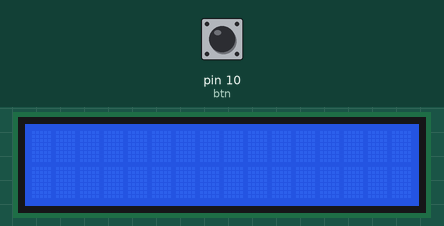
A sketch run on a simulated Arduino Uno, built with avr-gcc and run on an emulated ATmega328P. Shown: 16×2 character LCD. The inputs (shaded band) are chosen by the test bench; at power-on: pin 10 (btn) LOW.

Above: at 1.2 s.
1.3 s: pin 10 (btn) pulled HIGH for 0.15 s
At 2.6 s:
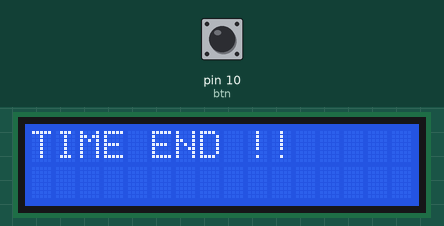
3.0 s: pin 10 (btn) pulled HIGH for 3.2 s
At 3.53 s:
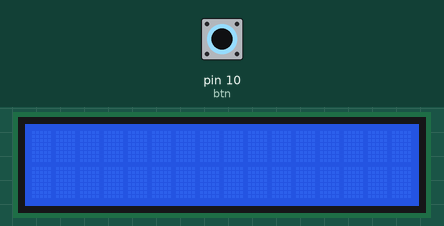
Timing chart, 0 to 6.0 s (numbered marks = the images above; inputs shaded):
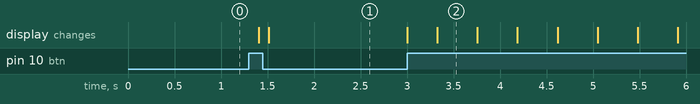

Measured:
- after the input at 1.3 s, the display: changes after 0.11 s (image 1)
- after the input at 3.0 s, the display: changes at once (image 2)
- what the display in image 2 shows lasts 0.5 s, from 3.3 s to 3.8 s

The sketch:

serialtolcd.ino
```cpp
/*
code: timer with lcd
author : nishant soni

*/
#include <LiquidCrystal.h>
const int rs = 9, en = 8, d4 = 4, d5 = 5, d6 = 6, d7 = 7;
LiquidCrystal lcd(rs, en, d4, d5, d6, d7);
int ti = 100;
int data = 0;
int btn = 10;

void wait(int a) {
  float time = 0;
  for (int i = 1; i <= a; i++) {
    delay(1);
    if (i % 500 == 0) {
      time += 0.5;
      lcd.clear();
      lcd.print(time);
    }
  }
}

void setup() {
  pinMode(btn, INPUT);
  lcd.begin(16, 2);
  Serial.begin(9600);
}

void loop() {
  int bstate = digitalRead(btn);

  while (Serial.available() > 0) {
    int data = (int)Serial.parseInt();
    if (data > 1000) {
      ti = data;
      lcd.clear();
      lcd.print("timer in ms: ");
      lcd.setCursor(0, 1);
      lcd.print(ti);
      delay(2000);
      lcd.clear();
      lcd.print("push btn to start");
    }
  }
  if (bstate == 1) {
    lcd.clear();
    wait(ti);
    lcd.clear();
    lcd.print("TIME END !!");
  }
}
```
